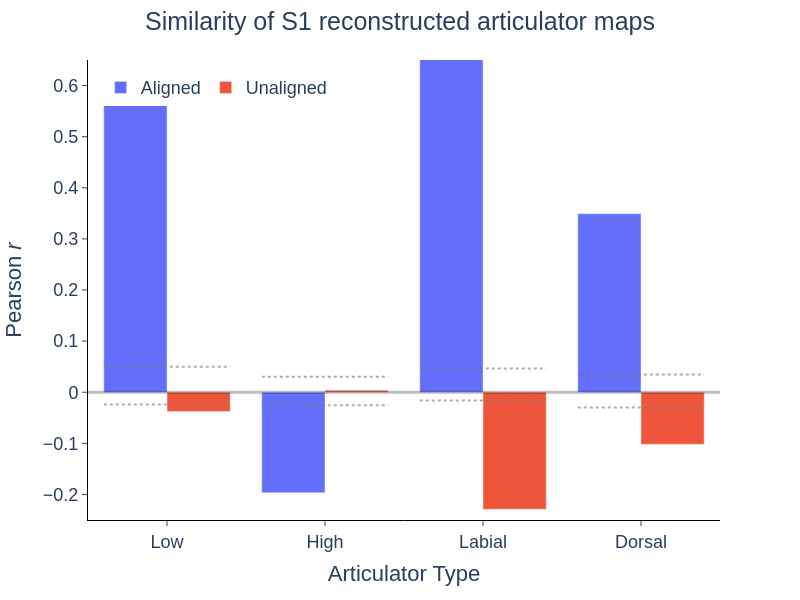

Notebook source saved alongside this figure:
### Code cell
fig_df = artic_sim_full_S1_df[artic_sim_full_S1_df['Type'] != 'Null']
# fig = px.histogram(fig_df, x='Articulator', y="Cosine Similarity", color='Type', barmode='group', width=800, height=600)
fig = px.bar(
    fig_df,
    x='Articulator',
    y='Cosine Similarity',
    color='Type',
    barmode='group',
    width=800,
    height=600
)

# --- compute null stats per articulator ---
null_stats = (
    artic_sim_full_S1_df
    .query("Type == 'Null'")
    .groupby('Articulator')['Cosine Similarity']
    .agg(['mean', 'std', 'sem'])
)

articulators = list(null_stats.index)
# Get x-axis positions for each articulator
x_positions = {art: i for i, art in enumerate(articulators)}

for art in null_stats.index:
    mu = null_stats.loc[art, 'mean']
    err = 1.96 * null_stats.loc[art, 'sem']

    lower = mu - err
    upper = mu + err

    # Get x position for this articulator
    x_pos = x_positions[art]
    
    # Add dotted lines for 95% CI spanning only this articulator's width
    fig.add_shape(
        type="line",
        xref="x",
        yref="y",
        x0=x_pos - 0.4,  # Start slightly before the articulator position
        x1=x_pos + 0.4,  # End slightly after the articulator position
        y0=lower,
        y1=lower,
        line=dict(
            color="rgba(120,120,120,0.6)",
            width=2,
            dash="dot"
        )
    )
    
    fig.add_shape(
        type="line",
        xref="x",
        yref="y",
        x0=x_pos - 0.4,
        x1=x_pos + 0.4,
        y0=upper,
        y1=upper,
        line=dict(
            color="rgba(120,120,120,0.6)",
            width=2,
            dash="dot"
        )
    )

fig.add_hline(y=0, line_color="rgba(0,0,0,0.25)", line_width=3)
fig.update_layout(
    plot_bgcolor='white',
    legend=dict(
        orientation='h',
        yanchor='top',
        y=0.98,
        xanchor='left',
        x=0.02,
        title_text=''
    ),
    title_text='Similarity of S1 reconstructed articulator maps',
    title_x=0.5,
    font=dict(size=18, family='Arial')
)
fig.update_xaxes(
    title='Articulator Type',
    mirror=False,
    ticks='outside',
    showline=True,
    linecolor='black',
    showgrid=False,
)
fig.update_yaxes(
    title='Pearson <i>r</i>',
    mirror=False,
    ticks='outside',
    showline=True,
    linecolor='black',
    showgrid=False,
    range=[-0.25, 0.65],
)

fig.write_image(r"C:\Users\zms14\Box\CoganLab\Papers\2025\cross-patient-speech-decoding\figures\supp\supp_fig_6\avg_S1_recon_shuffleNull.svg")

fig.show()

### Figure 1 — Plotly figure (JSON) as saved in the notebook; plotly's stock layout.template omitted (floating-point values rounded to 4 significant figures)
{"data": [{"alignmentgroup": "True", "hovertemplate": "Type=Aligned<br>Articulator=%{x}<br>Cosine Similarity=%{y}<extra></extra>", "legendgroup": "Aligned", "marker": {"color": "#636efa", "pattern": {"shape": ""}}, "name": "Aligned", "offsetgroup": "Aligned", "orientation": "v", "showlegend": true, "textposition": "auto", "type": "bar", "x": ["Low", "High", "Labial", "Dorsal"], "xaxis": "x", "y": [0.5823, -0.1968, 0.6872, 0.3493], "yaxis": "y"}, {"alignmentgroup": "True", "hovertemplate": "Type=Unaligned<br>Articulator=%{x}<br>Cosine Similarity=%{y}<extra></extra>", "legendgroup": "Unaligned", "marker": {"color": "#EF553B", "pattern": {"shape": ""}}, "name": "Unaligned", "offsetgroup": "Unaligned", "orientation": "v", "showlegend": true, "textposition": "auto", "type": "bar", "x": ["Low", "High", "Labial", "Dorsal"], "xaxis": "x", "y": [-0.03771, 0.003623, -0.2291, -0.1019], "yaxis": "y"}], "layout": {"barmode": "group", "font": {"family": "Arial", "size": 18}, "height": 600, "legend": {"orientation": "h", "title": {"text": ""}, "tracegroupgap": 0, "x": 0.02, "xanchor": "left", "y": 0.98, "yanchor": "top"}, "margin": {"t": 60}, "plot_bgcolor": "white", "shapes": [{"line": {"color": "rgba(120,120,120,0.6)", "dash": "dot", "width": 2}, "type": "line", "x0": -0.4, "x1": 0.4, "xref": "x", "y0": -0.02379, "y1": -0.02379, "yref": "y"}, {"line": {"color": "rgba(120,120,120,0.6)", "dash": "dot", "width": 2}, "type": "line", "x0": -0.4, "x1": 0.4, "xref": "x", "y0": 0.04972, "y1": 0.04972, "yref": "y"}, {"line": {"color": "rgba(120,120,120,0.6)", "dash": "dot", "width": 2}, "type": "line", "x0": 0.6, "x1": 1.4, "xref": "x", "y0": -0.0255, "y1": -0.0255, "yref": "y"}, {"line": {"color": "rgba(120,120,120,0.6)", "dash": "dot", "width": 2}, "type": "line", "x0": 0.6, "x1": 1.4, "xref": "x", "y0": 0.03007, "y1": 0.03007, "yref": "y"}, {"line": {"color": "rgba(120,120,120,0.6)", "dash": "dot", "width": 2}, "type": "line", "x0": 1.6, "x1": 2.4, "xref": "x", "y0": -0.01639, "y1": -0.01639, "yref": "y"}, {"line": {"color": "rgba(120,120,120,0.6)", "dash": "dot", "width": 2}, "type": "line", "x0": 1.6, "x1": 2.4, "xref": "x", "y0": 0.0463, "y1": 0.0463, "yref": "y"}, {"line": {"color": "rgba(120,120,120,0.6)", "dash": "dot", "width": 2}, "type": "line", "x0": 2.6, "x1": 3.4, "xref": "x", "y0": -0.02967, "y1": -0.02967, "yref": "y"}, {"line": {"color": "rgba(120,120,120,0.6)", "dash": "dot", "width": 2}, "type": "line", "x0": 2.6, "x1": 3.4, "xref": "x", "y0": 0.0347, "y1": 0.0347, "yref": "y"}, {"line": {"color": "rgba(0,0,0,0.25)", "width": 3}, "type": "line", "x0": 0, "x1": 1, "xref": "x domain", "y0": 0, "y1": 0, "yref": "y"}], "title": {"text": "Similarity of S1 reconstructed articulator maps", "x": 0.5}, "width": 800, "xaxis": {"anchor": "y", "domain": [0, 1], "linecolor": "black", "mirror": false, "showgrid": false, "showline": true, "ticks": "outside", "title": {"text": "Articulator Type"}}, "yaxis": {"anchor": "x", "domain": [0, 1], "linecolor": "black", "mirror": false, "range": [-0.25, 0.65], "showgrid": false, "showline": true, "ticks": "outside", "title": {"text": "Pearson <i>r</i>"}}}}
